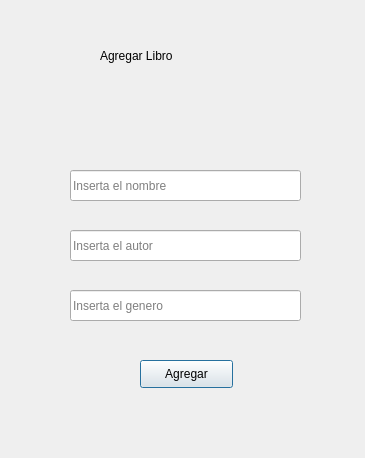
<?xml version="1.0" encoding="UTF-8"?>
<ui version="4.0">
 <class>Dialog</class>
 <widget class="QDialog" name="Dialog">
  <property name="geometry">
   <rect>
    <x>0</x>
    <y>0</y>
    <width>365</width>
    <height>458</height>
   </rect>
  </property>
  <property name="windowTitle">
   <string>Dialog</string>
  </property>
  <widget class="QLabel" name="label">
   <property name="geometry">
    <rect>
     <x>100</x>
     <y>20</y>
     <width>221</width>
     <height>71</height>
    </rect>
   </property>
   <property name="styleSheet">
    <string notr="true">font: 75 16pt &quot;MS Shell Dlg 2&quot;;</string>
   </property>
   <property name="text">
    <string>Agregar Libro</string>
   </property>
  </widget>
  <widget class="QLineEdit" name="leNombre">
   <property name="geometry">
    <rect>
     <x>70</x>
     <y>170</y>
     <width>231</width>
     <height>31</height>
    </rect>
   </property>
   <property name="placeholderText">
    <string>Inserta el nombre</string>
   </property>
  </widget>
  <widget class="QLineEdit" name="leAutor">
   <property name="geometry">
    <rect>
     <x>70</x>
     <y>230</y>
     <width>231</width>
     <height>31</height>
    </rect>
   </property>
   <property name="placeholderText">
    <string>Inserta el autor</string>
   </property>
  </widget>
  <widget class="QLineEdit" name="leGenero">
   <property name="geometry">
    <rect>
     <x>70</x>
     <y>290</y>
     <width>231</width>
     <height>31</height>
    </rect>
   </property>
   <property name="placeholderText">
    <string>Inserta el genero</string>
   </property>
  </widget>
  <widget class="QPushButton" name="btnAgregar">
   <property name="geometry">
    <rect>
     <x>140</x>
     <y>360</y>
     <width>93</width>
     <height>28</height>
    </rect>
   </property>
   <property name="text">
    <string>Agregar</string>
   </property>
  </widget>
 </widget>
 <resources/>
 <connections/>
</ui>
